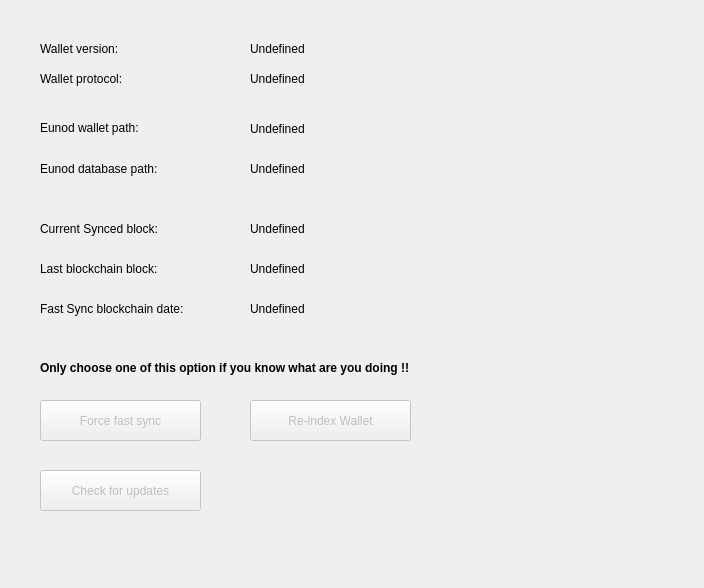
<?xml version="1.0" encoding="UTF-8"?>
<ui version="4.0">
 <class>ExtendedOptionsMenu</class>
 <widget class="QWidget" name="ExtendedOptionsMenu">
  <property name="enabled">
   <bool>true</bool>
  </property>
  <property name="geometry">
   <rect>
    <x>0</x>
    <y>0</y>
    <width>704</width>
    <height>588</height>
   </rect>
  </property>
  <property name="windowTitle">
   <string>Form</string>
  </property>
  <widget class="QLabel" name="label">
   <property name="geometry">
    <rect>
     <x>40</x>
     <y>120</y>
     <width>171</width>
     <height>17</height>
    </rect>
   </property>
   <property name="text">
    <string>&lt;html&gt;&lt;head/&gt;&lt;body&gt;&lt;p&gt;Eunod wallet path: &lt;/p&gt;&lt;/body&gt;&lt;/html&gt;</string>
   </property>
  </widget>
  <widget class="QLabel" name="label_2">
   <property name="geometry">
    <rect>
     <x>250</x>
     <y>120</y>
     <width>171</width>
     <height>17</height>
    </rect>
   </property>
   <property name="text">
    <string>Undefined</string>
   </property>
  </widget>
  <widget class="QLabel" name="label_3">
   <property name="geometry">
    <rect>
     <x>40</x>
     <y>160</y>
     <width>191</width>
     <height>17</height>
    </rect>
   </property>
   <property name="text">
    <string>Eunod database path:</string>
   </property>
  </widget>
  <widget class="QLabel" name="label_4">
   <property name="geometry">
    <rect>
     <x>250</x>
     <y>160</y>
     <width>171</width>
     <height>17</height>
    </rect>
   </property>
   <property name="text">
    <string>Undefined</string>
   </property>
  </widget>
  <widget class="QLabel" name="label_5">
   <property name="geometry">
    <rect>
     <x>40</x>
     <y>220</y>
     <width>191</width>
     <height>17</height>
    </rect>
   </property>
   <property name="text">
    <string>Current Synced block:</string>
   </property>
  </widget>
  <widget class="QLabel" name="label_6">
   <property name="geometry">
    <rect>
     <x>250</x>
     <y>220</y>
     <width>171</width>
     <height>17</height>
    </rect>
   </property>
   <property name="text">
    <string>Undefined</string>
   </property>
  </widget>
  <widget class="QLabel" name="label_7">
   <property name="geometry">
    <rect>
     <x>40</x>
     <y>260</y>
     <width>191</width>
     <height>17</height>
    </rect>
   </property>
   <property name="text">
    <string>Last blockchain block:</string>
   </property>
  </widget>
  <widget class="QLabel" name="label_8">
   <property name="geometry">
    <rect>
     <x>250</x>
     <y>260</y>
     <width>171</width>
     <height>17</height>
    </rect>
   </property>
   <property name="text">
    <string>Undefined</string>
   </property>
  </widget>
  <widget class="QLabel" name="label_9">
   <property name="geometry">
    <rect>
     <x>40</x>
     <y>360</y>
     <width>451</width>
     <height>17</height>
    </rect>
   </property>
   <property name="text">
    <string>&lt;html&gt;&lt;head/&gt;&lt;body&gt;&lt;p&gt;&lt;span style=&quot; font-weight:600;&quot;&gt;Only choose one of this option if you know what are you doing !!&lt;/span&gt;&lt;/p&gt;&lt;/body&gt;&lt;/html&gt;</string>
   </property>
  </widget>
  <widget class="QPushButton" name="pushButton">
   <property name="enabled">
    <bool>false</bool>
   </property>
   <property name="geometry">
    <rect>
     <x>40</x>
     <y>400</y>
     <width>161</width>
     <height>41</height>
    </rect>
   </property>
   <property name="cursor">
    <cursorShape>PointingHandCursor</cursorShape>
   </property>
   <property name="text">
    <string>Force fast sync</string>
   </property>
  </widget>
  <widget class="QPushButton" name="pushButton_2">
   <property name="enabled">
    <bool>false</bool>
   </property>
   <property name="geometry">
    <rect>
     <x>40</x>
     <y>470</y>
     <width>161</width>
     <height>41</height>
    </rect>
   </property>
   <property name="cursor">
    <cursorShape>PointingHandCursor</cursorShape>
   </property>
   <property name="text">
    <string>Check for updates</string>
   </property>
  </widget>
  <widget class="QLabel" name="label_10">
   <property name="geometry">
    <rect>
     <x>40</x>
     <y>40</y>
     <width>171</width>
     <height>17</height>
    </rect>
   </property>
   <property name="text">
    <string>Wallet version:</string>
   </property>
  </widget>
  <widget class="QLabel" name="label_11">
   <property name="geometry">
    <rect>
     <x>250</x>
     <y>40</y>
     <width>171</width>
     <height>17</height>
    </rect>
   </property>
   <property name="text">
    <string>Undefined</string>
   </property>
  </widget>
  <widget class="QLabel" name="label_12">
   <property name="geometry">
    <rect>
     <x>40</x>
     <y>70</y>
     <width>171</width>
     <height>17</height>
    </rect>
   </property>
   <property name="text">
    <string>Wallet protocol:</string>
   </property>
  </widget>
  <widget class="QLabel" name="label_13">
   <property name="geometry">
    <rect>
     <x>250</x>
     <y>70</y>
     <width>171</width>
     <height>17</height>
    </rect>
   </property>
   <property name="text">
    <string>Undefined</string>
   </property>
  </widget>
  <widget class="QPushButton" name="pushButton_3">
   <property name="enabled">
    <bool>false</bool>
   </property>
   <property name="geometry">
    <rect>
     <x>250</x>
     <y>400</y>
     <width>161</width>
     <height>41</height>
    </rect>
   </property>
   <property name="cursor">
    <cursorShape>PointingHandCursor</cursorShape>
   </property>
   <property name="text">
    <string>Re-index Wallet</string>
   </property>
  </widget>
  <widget class="QLabel" name="label_14">
   <property name="geometry">
    <rect>
     <x>40</x>
     <y>300</y>
     <width>191</width>
     <height>17</height>
    </rect>
   </property>
   <property name="text">
    <string>Fast Sync blockchain date:</string>
   </property>
  </widget>
  <widget class="QLabel" name="label_15">
   <property name="geometry">
    <rect>
     <x>250</x>
     <y>300</y>
     <width>171</width>
     <height>17</height>
    </rect>
   </property>
   <property name="text">
    <string>Undefined</string>
   </property>
  </widget>
 </widget>
 <resources/>
 <connections/>
</ui>
